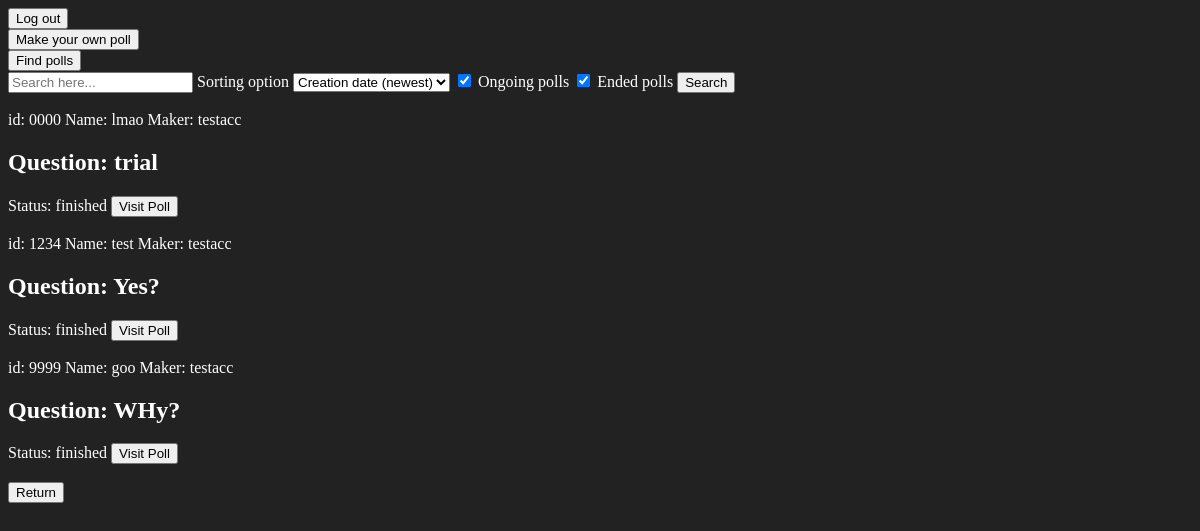
Page /main/polls on the earlier database version.
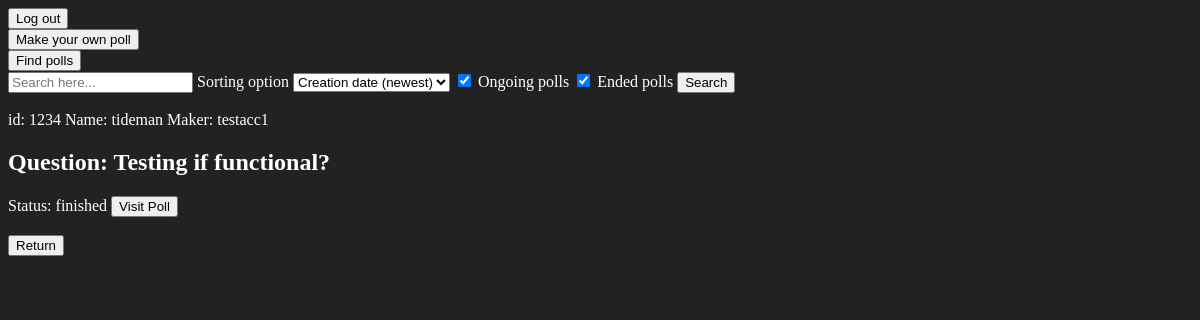
Same page on the later database version.
### app.py (models this page shows)
class Polls(db.Model):
    pollId = db.Column(db.String, primary_key=True, unique = True)
    creator = db.Column(db.String(20))
    pollname = db.Column(db.String)
    pollDescription = db.Column(db.String)
    pollQuestion = db.Column(db.String) #index 4
    privacyMode = db.Column(db.String)
    votingMode = db.Column(db.String)
    pollStart = db.Column(db.DateTime)
    publicity = db.Column(db.Boolean)
    pollTime = db.Column(db.DateTime) #index 9
    pollManual = db.Column(db.Boolean)
    currentWinner = db.Column(db.String)
    NumofOptions = db.Column(db.Integer)
    needPassword = db.Column(db.Boolean)
    password = db.Column(db.String(200)) #index14
    ongoing = db.Column(db.Boolean)
    option1 = db.Column(db.String) #index 16
    option1exp = db.Column(db.String)
    option2 = db.Column(db.String)
    option2exp = db.Column(db.String)
    option3 = db.Column(db.String)
    option3exp = db.Column(db.String)
    option4 = db.Column(db.String)
    option4exp = db.Column(db.String)
    option5 = db.Column(db.String)
    option5exp = db.Column(db.String)
    option6 = db.Column(db.String)
    option6exp = db.Column(db.String)
    option7 = db.Column(db.String)
    option7exp = db.Column(db.String)
    option8 = db.Column(db.String)
    option8exp = db.Column(db.String)
    option9 = db.Column(db.String)
    option9exp = db.Column(db.String)
    option10 = db.Column(db.String)
    option10exp = db.Column(db.String)
    minscore = db.Column(db.Integer) #index 36
    maxscore = db.Column(db.Integer)

### app.py (the view, shortened to what this page needs)
@login_required
@app.route("/main/polls", methods = ["GET", "POST"])
def searchresults():
    if request.method == "GET":
        results = searchres(engine, "")
        toDisplay = []
        for i in results:
            toDisplay.append(getpoll(engine, i))
            n = len(toDisplay)
            for i in range(math.floor(n/2)):
                        temp = toDisplay[i]
                        toDisplay[i] = toDisplay[n-1-i]
                        toDisplay[n-1-i] = temp
        return render_template("pollfind.html", toDisplay = toDisplay)

### app.py (called while the page is built)
@app.after_request
def after_request(r):
    r.headers["Cache-Control"] = "no-cache, no-store, must-revalidate"
    r.headers["Expires"] = 0
    r.headers["Pragma"] = "no-cache"
    return r

### voting.py (called while the page is built)
def getpoll(engine, pollId):
    ID = pollId.lower()
    with engine.connect() as connection:
        getDetails = connection.execute(text("SELECT * FROM polls WHERE LOWER(pollId) = :pollId LIMIT 1"), {'pollId': ID}).fetchone()
        details = list(getDetails)
        return details

def searchres(engine, keyword):
    result = []
    with engine.connect() as connection:
        getDetails = connection.execute(text("SELECT pollId FROM polls WHERE (LOWER(pollname) LIKE :keyword OR LOWER(pollDescription) LIKE :keyword OR LOWER(pollQuestion) LIKE :keyword)"), {'keyword': "%" + keyword + "%"})
        for row in getDetails:
            result.append(row.pollId)
        return result

### templates/pollfind.html (shortened to what this page needs)
{% extends "content.html" %}
{% block maincontent %}
<form action = "/main/polls" method = "post">
    <input id = "searchbar" name = "searchbar" type = "text" placeholder = "Search here...">
    <label for = "searchSort">Sorting option</label>
    <select name = "searchSort" id = "searchSort">
        <option value = "New"> Creation date (newest) </option>
    </select>
    <input type = "checkbox" name = "status" value = "ongoing" id = "ongoing" checked>
    <label for = "ongoing"> Ongoing polls </label>
    <input type = "checkbox" name = "status" value = "ended" id = "ended" checked>
    <label for = "ended"> Ended polls </label>
    <button id = "searchPollName" name = "searchPollName" type = "submit">Search</button>
<br>
<br>
{% if toDisplay|length > 0 %}
{% for i in range(toDisplay|length) %}
{% if toDisplay[i][8] %}
<div id = "displaySearch{{i+1}}">
id: {{toDisplay[i][0]}}
Name: {{toDisplay[i][2]}}
Maker: {{toDisplay[i][1]}}
<br>
<h2>Question: {{toDisplay[i][4]}}</h2>
Status:
{% if toDisplay[i][15] %}
ongoing
{% else %}
finished
{% endif %}
<button id = "visitPoll{{i+1}}" name = "visitPoll{{i+1}}" type = "submit">Visit Poll</button>
<br>
<br>
</div>
{% endif %}
{% endfor %}
</form>
{% endif %}
{% endblock %}

### templates/content.html (shortened to what this page needs)
{% extends "layout.html" %}
{% block site %}
<link href="static\styles.css" rel="stylesheet">
    <form action = "/main" method = "post">
        <div>
            <button name = "logout" type = "submit">Log out </button>
        </div>
        <div>
            <button name = "make" type = "submit">Make your own poll</button>
        </div>
        <div>
            <button name = "search" type = "submit">Find polls</button>
        </div>
    </form>
    {% block maincontent %}{% endblock %}
    <form action = "/main" method = "post">
        <div>
            <button name = "Return" type = "submit"> Return </button>
        </div>
    </form>
{% endblock %}

### templates/layout.html (shortened to what this page needs)
<!DOCTYPE html>
<html lang = "en">
    <head>
        <link href="static\styles.css" rel="stylesheet">
    </head>
    <body style="background-color:#222222; color:white">
        {% block site %}{% endblock %}
    </body>
</html>

Differences in the rows shown:
removed Polls: pollId "0000", pollname "lmao", creator "testacc", pollQuestion "trial"
removed Polls: pollId "9999", pollname "goo", creator "testacc", pollQuestion "WHy?"
Other differences:
new list line: "id: Name: Maker: Question: Status: finished Visit Poll"
new list line: "1234 tideman testacc1 Testing if functional?"
list line gone: "id: Name: Maker: Question: Status: finished Visit Poll"
list line gone: "1234 test testacc Yes?"
